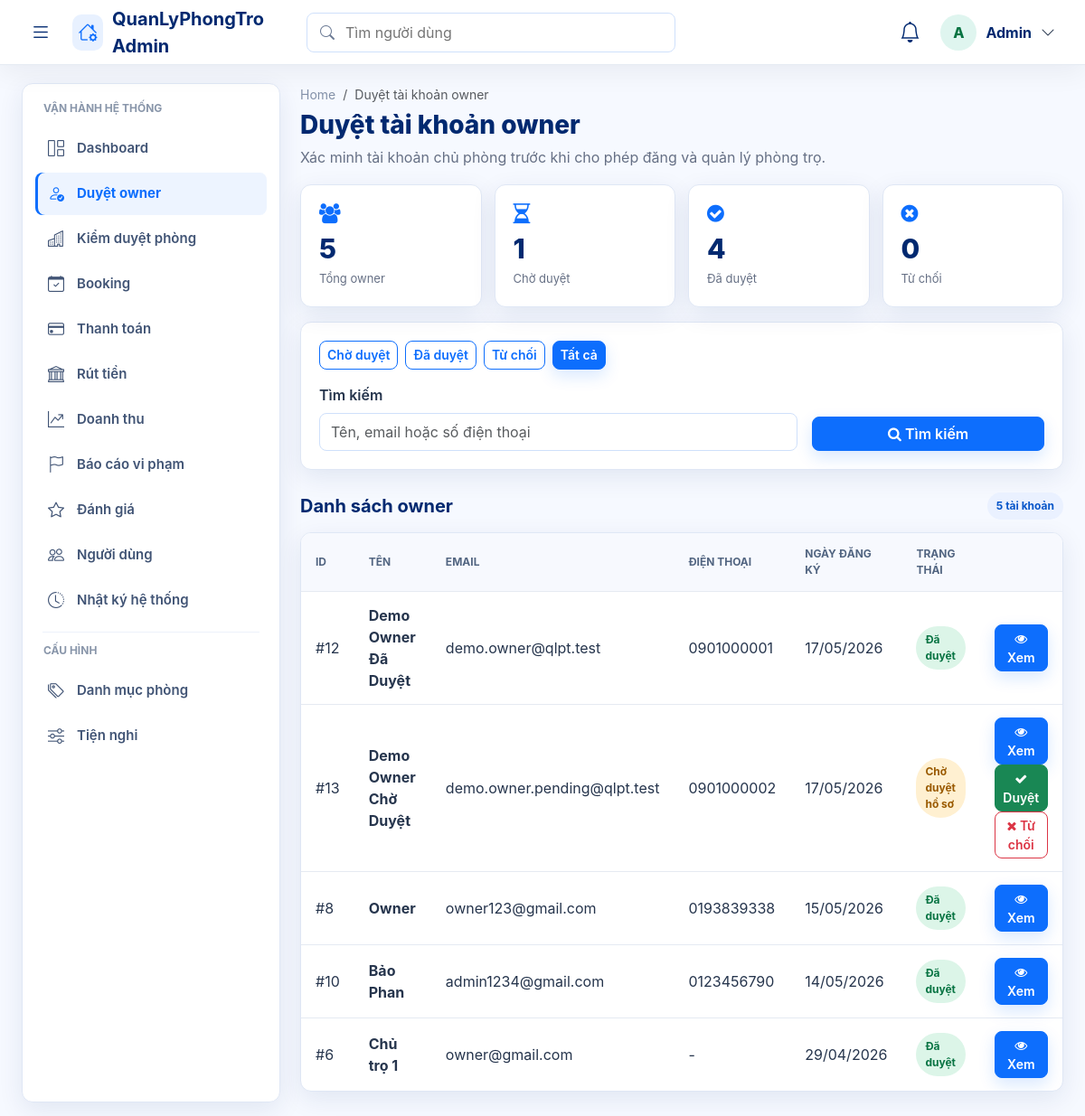
The app's page /public/admin/user_approvals.php?tab=all (signed in) with its own data.
### tables this page shows
CREATE TABLE `users` (
  `id` int(11) NOT NULL,
  `name` varchar(100) DEFAULT NULL,
  `email` varchar(150) DEFAULT NULL,
  `password` varchar(255) DEFAULT NULL,
  `reset_token` varchar(64) DEFAULT NULL,
  `reset_expires` datetime DEFAULT NULL,
  `force_password_change` tinyint(1) NOT NULL DEFAULT 0,
  `phone` varchar(20) DEFAULT NULL,
  `avatar` varchar(255) DEFAULT NULL,
  `role` enum('user','owner','admin') DEFAULT 'user',
  `created_at` timestamp NOT NULL DEFAULT current_timestamp(),
  `status` varchar(20) DEFAULT 'pending',
  `owner_verification_status` enum('not_required','pending_verification','submitted','approved','rejected') NOT NULL DEFAULT 'not_required',
  `approved_by` int(11) DEFAULT NULL,
  `approved_at` datetime DEFAULT NULL,
  `rejection_reason` text DEFAULT NULL,
  `address` text DEFAULT NULL,
  `idcard_number` varchar(50) DEFAULT NULL,
  `trust_score` int(11) NOT NULL DEFAULT 0,
  `admin_note` text DEFAULT NULL,
  `verified_at` datetime DEFAULT NULL,
  `verification_submitted_at` datetime DEFAULT NULL,
  `verification_reviewed_by` int(11) DEFAULT NULL,
  `verification_reviewed_at` datetime DEFAULT NULL,
  `verification_rejection_reason` text DEFAULT NULL,
  `id_card_front` varchar(255) DEFAULT NULL,
  `id_card_back` varchar(255) DEFAULT NULL,
  `selfie_image` varchar(255) DEFAULT NULL,
  `bank_name` varchar(100) DEFAULT NULL,
  `bank_account_no` varchar(50) DEFAULT NULL,
  `bank_account_name` varchar(100) DEFAULT NULL,
  `bank_verified_at` datetime DEFAULT NULL,
  `notify_email` tinyint(1) DEFAULT 1,
  `notify_booking` tinyint(1) DEFAULT 1,
  `show_phone` tinyint(1) DEFAULT 1,
  `dark_mode` tinyint(1) DEFAULT 0
);

### core/Database.php (called while the page is built, shortened)
<?php
class Database {
    private $conn;
    public function __construct($connection) {
        $this->conn = $connection;
    }
    public function count($table, $whereClause = '', array $params = []) {
        $sql = "SELECT COUNT(*) AS total FROM `{$table}`";
        $whereClause = trim((string)$whereClause);
        $whereClause = preg_replace('/^WHERE\s+/i', '', $whereClause);
        if ($whereClause !== '') {
            $sql .= " WHERE {$whereClause}";
        }
        $stmt = $this->conn->prepare($sql);
        if (!$stmt->execute()) {
            $stmt->close();
            return 0;
        }
        $row = $stmt->get_result()->fetch_assoc() ?: [];
        return (int)($row['total'] ?? 0);
    }
}
?>

### public/admin/user_approvals.php (the view, shortened to what this page needs)
<?php
require_once __DIR__ . '/../admin_init.php';
require_once __DIR__ . '/layout.php';
$page = max(1, (int)($_GET['page'] ?? 1));
$tab = $_GET['tab'] ?? 'pending';
$search = trim((string)($_GET['search'] ?? ''));
$limit = ITEMS_PER_PAGE;
$offset = ($page - 1) * $limit;
$conn = $db->getConnection();
$whereParts = ["role = 'owner'"];
$whereParams = [];
$whereTypes = '';
if (in_array($tab, ['pending', 'approved', 'rejected'], true)) {
    $whereParts[] = 'owner_verification_status = ?';
    $whereParams[] = $tab === 'pending' ? 'submitted' : $tab;
    $whereTypes .= 's';
} else {
    $tab = 'all';
}
$where = implode(' AND ', $whereParts);
$countStmt = $conn->prepare("SELECT COUNT(*) AS total FROM users WHERE {$where}");
$total = 0;
if ($countStmt) {
    $countStmt->execute();
    $total = (int)(($countStmt->get_result()->fetch_assoc() ?: [])['total'] ?? 0);
}
$usersStmt = $conn->prepare("SELECT * FROM users WHERE {$where} ORDER BY created_at DESC LIMIT {$offset}, {$limit}");
$users = [];
if ($usersStmt) {
    $usersStmt->execute();
    $users = $usersStmt->get_result()->fetch_all(MYSQLI_ASSOC);
}
$stats = [
    'total' => $db->count('users', "role = 'owner'"),
    'pending' => $db->count('users', "role = 'owner' AND owner_verification_status = 'submitted'"),
    'approved' => $db->count('users', "role = 'owner' AND owner_verification_status = 'approved'"),
    'rejected' => $db->count('users', "role = 'owner' AND owner_verification_status = 'rejected'"),
];
$tabUrl = static fn(string $name): string => '?tab=' . urlencode($name) . ($search !== '' ? '&search=' . urlencode($search) : '');
?>
<div class="wb-grid wb-stats-4 mb-3">
    <div class="wb-card"><i class="fa fa-users wb-card-icon"></i><div class="wb-card-value"><?php echo (int)$stats['total']; ?></div><div class="wb-card-label">Tổng owner</div></div>
    <div class="wb-card"><i class="fa fa-hourglass-half wb-card-icon"></i><div class="wb-card-value"><?php echo (int)$stats['pending']; ?></div><div class="wb-card-label">Chờ duyệt</div></div>
    <div class="wb-card"><i class="fa fa-check-circle wb-card-icon"></i><div class="wb-card-value"><?php echo (int)$stats['approved']; ?></div><div class="wb-card-label">Đã duyệt</div></div>
    <div class="wb-card"><i class="fa fa-times-circle wb-card-icon"></i><div class="wb-card-value"><?php echo (int)$stats['rejected']; ?></div><div class="wb-card-label">Từ chối</div></div>
</div>
<div class="wb-card mb-3">
    <div class="d-flex flex-wrap gap-2 mb-3">
        <?php foreach (['pending' => 'Chờ duyệt', 'approved' => 'Đã duyệt', 'rejected' => 'Từ chối', 'all' => 'Tất cả'] as $key => $label): ?>
            <a class="btn btn-sm <?php echo $tab === $key ? 'btn-primary' : 'btn-outline-primary'; ?>" href="<?php echo $tabUrl($key); ?>"><?php echo $label; ?></a>
        <?php endforeach; ?>
    </div>
    <form method="GET" class="row g-3 align-items-end">
        <div class="col-md-8">
            <label class="form-label fw-semibold">Tìm kiếm</label>
            <input type="text" name="search" class="form-control" value="<?php echo admin_e($search); ?>" placeholder="Tên, email hoặc số điện thoại">
        </div>
        <div class="col-md-4">
            <button type="submit" class="btn btn-primary w-100"><i class="fa fa-search"></i> Tìm kiếm</button>
        </div>
    </form>
</div>
<div class="wb-section-head">
    <h2>Danh sách owner</h2>
    <span class="wb-pill"><?php echo $total; ?> tài khoản</span>
</div>
<div class="wb-table-card">
    <?php if ($users): ?>
        <table class="wb-table">
            <thead>
                <tr>
                    <th>ID</th>
                    <th>Tên</th>
                    <th>Email</th>
                    <th>Điện thoại</th>
                    <th>Ngày đăng ký</th>
                    <th>Trạng thái</th>
                    <th></th>
                </tr>
            </thead>
            <tbody>
                <?php foreach ($users as $user): ?>
                    <?php $status = (string)($user['owner_verification_status'] ?? 'pending_verification'); ?>
                    <tr>
                        <td>#<?php echo (int)$user['id']; ?></td>
                        <td class="wb-title"><?php echo admin_e($user['name'] ?? 'N/A'); ?></td>
                        <td><?php echo admin_e($user['email'] ?? 'N/A'); ?></td>
                        <td><?php echo admin_e($user['phone'] ?? '-'); ?></td>
                        <td><?php echo !empty($user['created_at']) ? date('d/m/Y', strtotime((string)$user['created_at'])) : ''; ?></td>
                        <td><span class="wb-pill <?php echo admin_pill_class($status); ?>"><?php echo admin_status_label($status); ?></span></td>
                        <td class="text-end">
                            <a href="user_detail.php?id=<?php echo (int)$user['id']; ?>" class="btn btn-sm btn-primary"><i class="fa fa-eye"></i> Xem</a>
                            <?php if ($status === 'submitted'): ?>
                                <button type="button" class="btn btn-sm btn-success" onclick="approveUser(<?php echo (int)$user['id']; ?>)"><i class="fa fa-check"></i> Duyệt</button>
                                <button type="button" class="btn btn-sm btn-outline-danger" onclick='openRejectModal(<?php echo (int)$user['id']; ?>, <?php echo json_encode((string)($user['name'] ?? 'Owner')); ?>)'><i class="fa fa-times"></i> Từ chối</button>
                            <?php endif; ?>
                        </td>
                    </tr>
                <?php endforeach; ?>
            </tbody>
        </table>
    <?php else: ?>
        <div class="wb-empty">Không có tài khoản owner phù hợp.</div>
    <?php endif; ?>
</div>

### public/assets/css/workbench.css (style rules this page uses)
:root { --wb-bg: #f4f7fb; --wb-surface: #ffffff; --wb-soft: #f8fafc; --wb-text: #101828; --wb-muted: #667085; --wb-border: #e5eaf2; --wb-primary: #2563eb; --wb-primary-dark: #1e40af; --wb-accent: #0e7490; --wb-success: #16a34a; --wb-warning: #f59e0b; --wb-danger: #dc2626; --wb-shadow: 0 18px 50px rgba(15, 23, 42, .07); }
body.workbench { min-height: 100vh; margin: 0; background: var(--wb-bg) !important; color: var(--wb-text); font-family: "Inter", "Segoe UI", Arial, sans-serif; }
.wb-sidebar, .wb-hero, .wb-card, .wb-table-card, .wb-list-card { background: var(--wb-surface); border: 1px solid var(--wb-border); border-radius: 14px; box-shadow: var(--wb-shadow); }
.wb-grid { display: grid; gap: 14px; }
.wb-stats-4 { grid-template-columns: repeat(4, minmax(0, 1fr)); }
.wb-card { padding: 18px; }
.wb-card-icon { color: var(--wb-primary); font-size: 22px; margin-bottom: 12px; }
.wb-card-value { font-size: 30px; line-height: 1; font-weight: 950; }
.wb-card-label { color: var(--wb-muted); font-size: 13px; margin-top: 7px; }
.wb-section-head { margin: 26px 0 14px; display: flex; align-items: center; justify-content: space-between; gap: 12px; }
.wb-section-head h2 { margin: 0; font-size: 22px; font-weight: 950; }
.wb-pill { display: inline-flex; align-items: center; gap: 6px; padding: 6px 10px; border-radius: 999px; background: #ecfeff; color: #0f766e; font-size: 12px; font-weight: 850; }
.wb-pill.warning { background: #fff7ed; color: #9a3412; }
.wb-table { width: 100%; margin: 0; }
.wb-table th, .wb-table td { padding: 14px 16px; border-bottom: 1px solid var(--wb-border); vertical-align: middle; }
.wb-table th { color: var(--wb-muted); background: var(--wb-soft); font-size: 12px; text-transform: uppercase; letter-spacing: .02em; }
.wb-table tr:last-child td { border-bottom: 0; }
.wb-title { color: var(--wb-text); font-weight: 900; }

### public/admin/assets/css/admin.css (style rules this page uses)
:root { --admin-bg: #f6f9ff; --admin-surface: #ffffff; --admin-border: #dfe7f5; --admin-text: #012970; --admin-copy: #26354d; --admin-muted: #667085; --admin-blue: #0d6efd; --admin-cyan: #0891b2; --admin-green: #198754; --admin-amber: #f59e0b; --admin-red: #dc3545; --admin-shadow: 0 8px 28px rgba(1, 41, 112, .09); --admin-sidebar-width: 286px; --admin-sidebar-mini: 86px; --admin-topbar-height: 72px; }
body.admin-body { color: var(--admin-copy); background: var(--admin-bg) !important; font-family: Inter, "Nunito", system-ui, -apple-system, BlinkMacSystemFont, "Segoe UI", sans-serif; }
.admin-body .wb-card, .admin-body .wb-table-card, .admin-body .wb-list-card { border: 1px solid var(--admin-border); border-radius: 12px; box-shadow: var(--admin-shadow); }
.admin-body .wb-card { padding: 20px; }
.admin-body .wb-card-icon { color: var(--admin-blue); }
.admin-body .wb-card-value { color: var(--admin-text); font-weight: 760; line-height: 1.12; }
.admin-body .wb-card-label, .admin-body .wb-muted { color: var(--admin-muted); }
.admin-body .wb-section-head { margin-top: 25px; }
.admin-body .wb-section-head h2 { color: var(--admin-text); font-size: 20px; font-weight: 730; }
.admin-body .wb-table-card { overflow-x: auto; background: var(--admin-surface); }
.admin-body .wb-table { min-width: 720px; border-collapse: separate; border-spacing: 0; }
.admin-body .wb-table th { color: #526581; background: #f7f9fe; font-size: 12px; font-weight: 720; letter-spacing: 0; }
.admin-body .wb-table td { color: var(--admin-copy); }
.admin-body .wb-table tbody tr { transition: background .15s ease; }
.admin-body .wb-title { color: var(--admin-text); font-weight: 680; }
.admin-body .wb-pill { border-radius: 999px; background: #eaf1ff; color: #0756c9; font-weight: 720; }
.admin-body .wb-pill.success { color: #087443; background: #dcf5e8; }
.admin-body .wb-pill.warning { color: #9a5a00; background: #fff0d1; }
.admin-body .btn { border-radius: 8px; font-weight: 620; }
.admin-body .btn-sm { min-height: 32px; }
.admin-body .btn-primary { box-shadow: 0 7px 18px rgba(13, 110, 253, .16); }
.admin-body .form-control, .admin-body .form-select { min-height: 42px; border-radius: 8px; border-color: #cfe0fb; }
.admin-body .form-label { color: var(--admin-copy); }

### records on screen
users: id "12", name "Demo Owner Đã Duyệt", email "demo.owner@qlpt.test", phone "0901000001", created_at "17/05/2026", owner_verification_status "Đã duyệt"
users: id "13", name "Demo Owner Chờ Duyệt", email "demo.owner.pending@qlpt.test", phone "0901000002", created_at "17/05/2026", owner_verification_status "Chờ duyệt hồ sơ"
users: id "8", name "Owner", email "owner123@gmail.com", phone "0193839338", created_at "15/05/2026", owner_verification_status "Đã duyệt"
users: id "10", name "Bảo Phan", email "admin1234@gmail.com", phone "0123456790", created_at "14/05/2026", owner_verification_status "Đã duyệt"
users: id "6", name "Chủ trọ 1", email "owner@gmail.com", phone "-", created_at "29/04/2026", owner_verification_status "Đã duyệt"

### other values on screen
admin_e($initial !== '' ? $initial : 'A') "A"
admin_e(admin_current_name()) "Admin"
admin_e($item['label']) "Dashboard"
admin_e($item['label']) "Duyệt owner"
admin_e($item['label']) "Kiểm duyệt phòng"
admin_e($item['label']) "Booking"
admin_e($item['label']) "Thanh toán"
admin_e($item['label']) "Rút tiền"
admin_e($item['label']) "Doanh thu"
admin_e($item['label']) "Báo cáo vi phạm"
admin_e($item['label']) "Đánh giá"
admin_e($item['label']) "Người dùng"
admin_e($item['label']) "Nhật ký hệ thống"
admin_e($item['label']) "Danh mục phòng"
admin_e($item['label']) "Tiện nghi"
